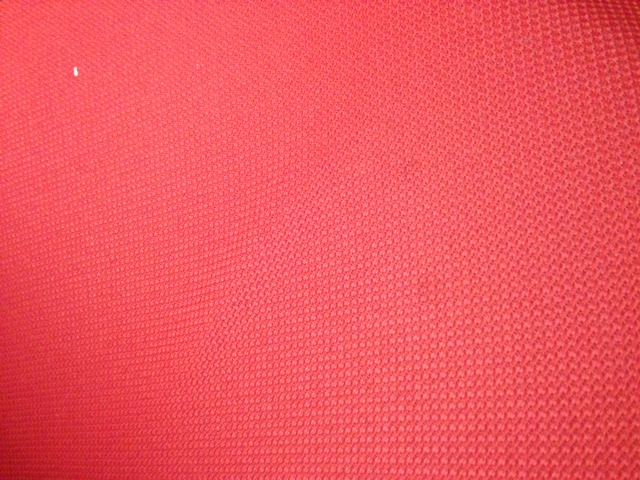
#> input picture notebooks/image3.jpg, 640 x 480 px
$ jupyter execute --allow-errors imagecolor.ipynb   (Python 2 division)   (older library calls are emulated)
#> lines starting #> are read from the running program, lines starting #| are printed output that depends on the picture
[cell 1]
import struct
import Image
import scipy
import scipy.misc
import scipy.cluster
from IPython.display import HTML

NUM_CLUSTERS = 5

print 'reading image'
imagepath = 'image3.jpg'
im = Image.open(imagepath)
#> im is the input picture: PIL image 640x480 RGB; mean R, G, B 239.6, 84.5, 93.2
im = im.resize((150, 150))      # optional, to reduce time
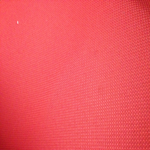
#> im: PIL image 150x150 RGB; mean R, G, B 239.6, 84.5, 93.2
ar = scipy.misc.fromimage(im)
shape = ar.shape
#> shape = (150, 150, 3)
#> (the rest of this cell did not finish here and is left out)


$ run again, with notebooks/image2.jpg copied over notebooks/image3.jpg
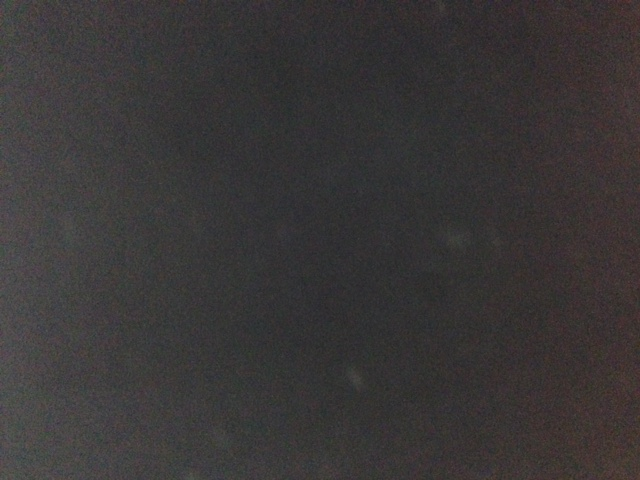
#> input picture notebooks/image2.jpg, 640 x 480 px
#> im is the input picture: PIL image 640x480 RGB; mean R, G, B 57.5, 54.7, 54.9
#> `im = im.resize((150, 150))`:
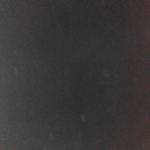
#> im: PIL image 150x150 RGB; mean R, G, B 57.5, 54.7, 54.9

$ run again, with notebooks/image4.jpg copied over notebooks/image3.jpg
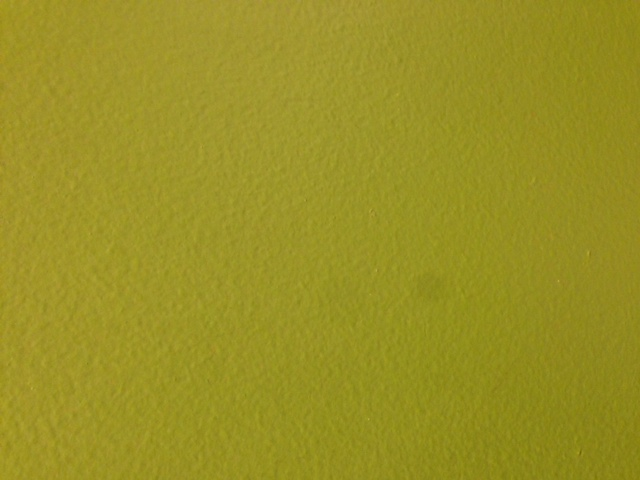
#> input picture notebooks/image4.jpg, 640 x 480 px
#> im is the input picture: PIL image 640x480 RGB; mean R, G, B 153.6, 145.6, 35.9
#> `im = im.resize((150, 150))`:
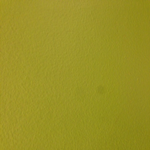
#> im: PIL image 150x150 RGB; mean R, G, B 153.6, 145.6, 35.9

$ run again, with notebooks/image.jpg copied over notebooks/image3.jpg
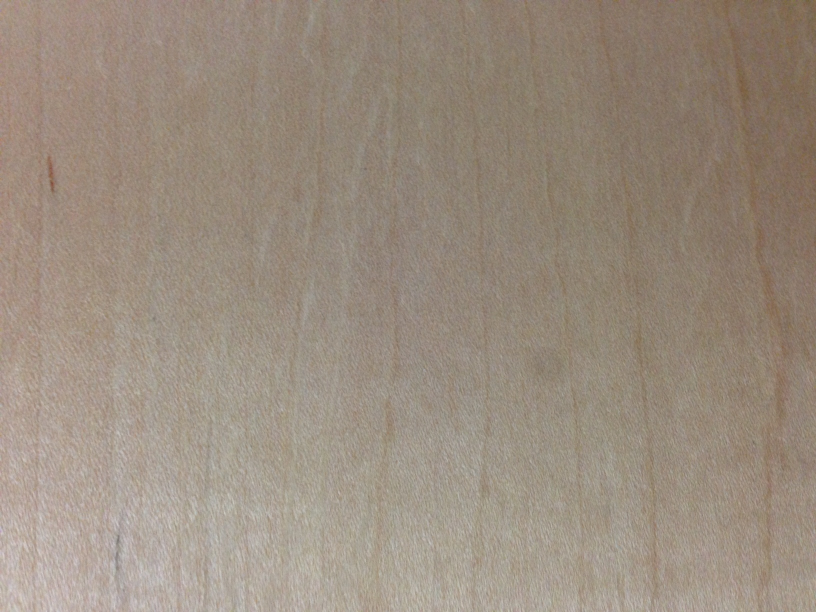
#> input picture notebooks/image.jpg, 1632 x 1224 px (shown at 1/2 size)
#> im is the input picture: PIL image 1632x1224 RGB; mean R, G, B 154, 140.5, 126.5
#> `im = im.resize((150, 150))`:
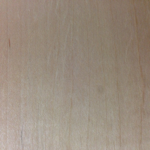
#> im: PIL image 150x150 RGB; mean R, G, B 154, 140.5, 126.5
